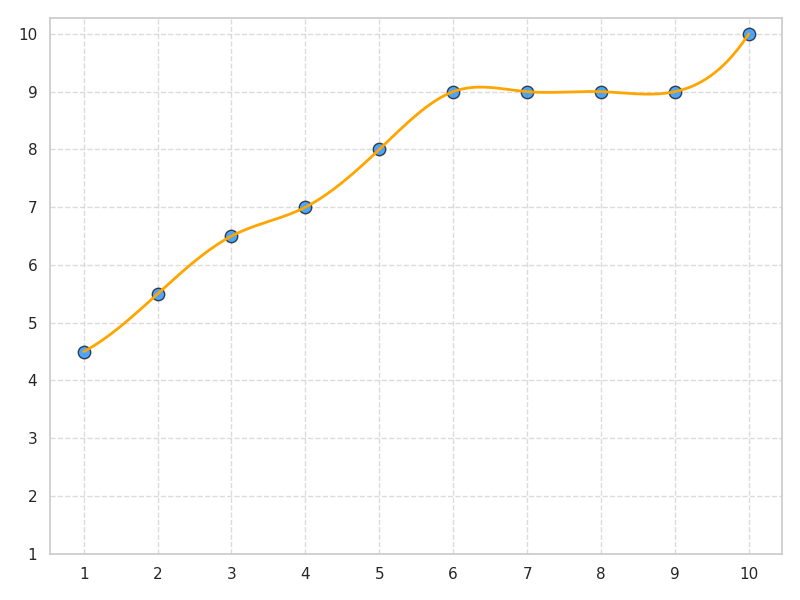

Here is the Python script that generated this plot:
import numpy as np
import matplotlib.pyplot as plt
from scipy.interpolate import make_interp_spline

languages_spoken = np.array([1, 1, 2, 2, 3, 3, 4, 4, 5, 5, 6, 7, 8, 9, 10])
satisfaction_level = np.array([4, 5, 5, 6, 6, 7, 7, 7, 8, 8, 9, 9, 9, 9, 10])

unique_languages = np.unique(languages_spoken)
avg_satisfaction = [satisfaction_level[languages_spoken == lang].mean() for lang in unique_languages]
unique_languages = np.array(unique_languages)
avg_satisfaction = np.array(avg_satisfaction)

x_new = np.linspace(unique_languages.min(), unique_languages.max(), 300)
spline = make_interp_spline(unique_languages, avg_satisfaction, k=3)
y_smooth = spline(x_new)

fig, ax = plt.subplots(figsize=(8, 6))

ax.scatter(unique_languages, avg_satisfaction, color='dodgerblue', s=80, alpha=0.8, edgecolor='k')
ax.plot(x_new, y_smooth, color='orange', linewidth=2)
ax.set_xticks(np.arange(1, 11, 1))
ax.set_yticks(np.arange(1, 11, 1))
ax.grid(True, linestyle='--', alpha=0.7)

plt.tight_layout()
plt.show()
